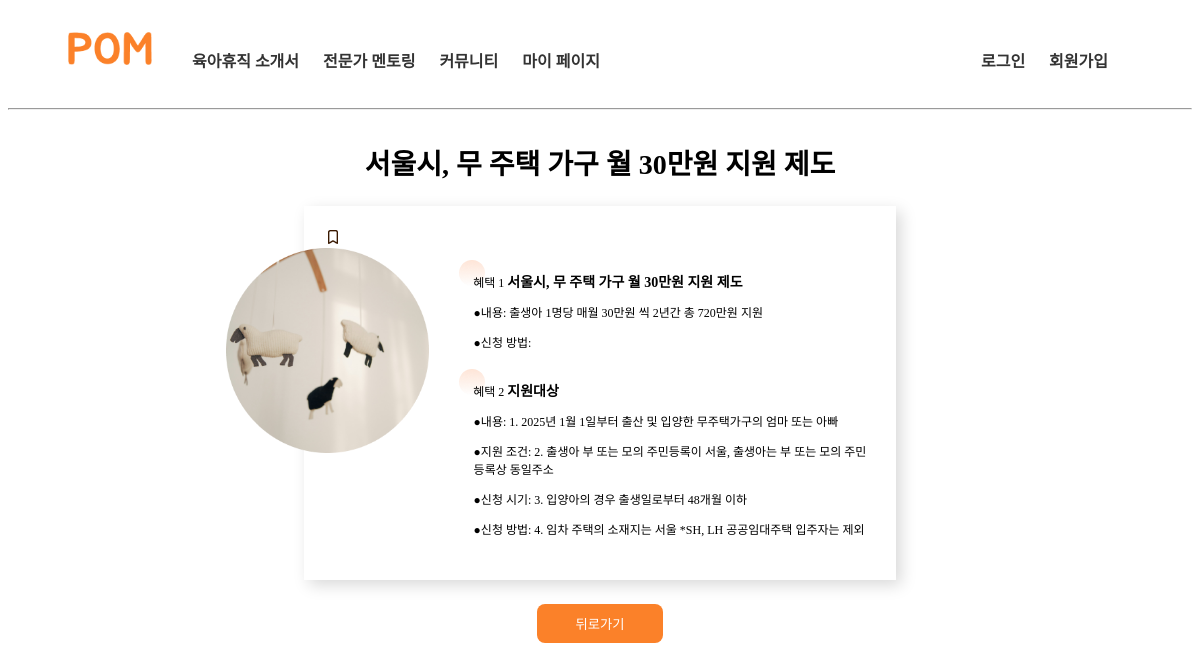
Page /program/policies/2/ on the committed database.
### program/models.py (models this page shows, shortened)
class Policy(models.Model):
    title = models.CharField(max_length=200)
    image = models.ImageField(upload_to='policy_images/', blank=True, null=True) #제도 이미지
    created_at = models.DateTimeField(auto_now_add=True)  #최신 등록순

class Benefit(models.Model):
    policy = models.ForeignKey(Policy, related_name='benefits', on_delete=models.CASCADE)
    title = models.CharField(max_length=200)
    content = models.TextField()
    eligibility = models.TextField(blank=True, null=True)  # 지원 조건
    application_period = models.TextField(blank=True, null=True)  # 신청 시기
    application_method = models.TextField(blank=True, null=True) #신청 방법
    additional_info = models.TextField(blank=True, null=True)  # 기타
    planned_changes = models.TextField(blank=True, null=True) #개편 예정

### program/views.py (the view)
# urls.py: path('policies/<int:policy_id>/', policy_detail, name='policy_detail'),
def policy_detail(request, policy_id):
    policy = get_object_or_404(Policy, id=policy_id)
    is_scrapped = Scrap.objects.filter(user=request.user, policy=policy).exists() if request.user.is_authenticated else False
    return render(request, 'program/policy_detail.html', {'policy': policy, 'is_scrapped': is_scrapped})

### program/templates/program/policy_detail.html (shortened to what this page needs)
    {% load static %}
    <!DOCTYPE html>
    <html lang="en">
    <head>
    <link rel="stylesheet" href="{% static 'css/policy_detail.css' %}"></link>
    </head>
    <body>
        {% include 'program/header.html' %}
    <section>
        <div class="section">
        <div class="sec_header">{{ policy.title }}</div>
        <div class="sec_content">
            {% if is_scrapped %}
            <form method="POST" action="{% url 'program:remove_scrap_policy' policy.id %}">
                {% csrf_token %}
                <button id="scrap" type="submit" name="scrap"> <img src="{% static 'images/scrap2.png' %}" id="scrap_img"></button>
            </form>
            {% else %}
            <form method="POST" action="{% url 'program:add_scrap_policy' policy.id %}">
                <button id="scrap" type="submit" name="scrap" onclick="goBack()"> <img src="{% static 'images/scrap.png' %}" id="scrap_img"></button>
            </form>
            {% endif %}
            <div class="sec_detail">
            <div class="content_img">
                <img src="{% static 'images/policy01.png' %}">
            </div>
            <div class="content_text">
            {% for benefit in policy.benefits.all %}
                <div class="text1">
                <p><img src="{% static 'images/circle.png' %}"><span class="content_title1">혜택 {{ forloop.counter }} </span> <span class="content_title2"> {{ benefit.title }}</span></p>
                <p class="contents">●내용: {{ benefit.content }}</p>
                {% if benefit.eligibility %}
                <p class="contents">●지원 조건: {{ benefit.eligibility }}</p>
                {% endif %}{% if benefit.application_period %}
                <p class="contents">●신청 시기: {{ benefit.application_period }}</p>
                {% endif %}
                <p class="contents">●신청 방법: {{ benefit.application_method }}</p>
                </div>
                    {% endfor %}
            </div>
            </div>
        </div>
        <div class="close">
            <button type="button" id="closeBtn" onclick="goBack()">뒤로가기</button>
        </div>
        </div>
    </section>
    </body>
    </html>

### accounts/static/css/policy_detail.css (style rules this page uses)
* { box-sizing: border-box; }
.section { display: flex; flex-direction: column; align-items: center; }
.sec_header { margin-top: 2vw; font-weight: bold; font-size: 28px; }
.sec_content { width: 50%; padding: 2vw; margin-top: 2vw; box-shadow: 5px 5px 15px #d9d9d9; display: flex; flex-direction: column; align-items: start; }
.content_img { width: 20vw; margin: 0 auto; margin-left: -8.5vw; }
.content_img img { width: 100%; overflow: hidden; object-fit: cover; }
.content_text { margin-left: 2.5vw; }
.text1 { margin-bottom: 1.5vw; }
.content_title1 { margin-left: -1vw; }
.content_title2, .text2 span { font-weight: bold; font-size: 14px; }
.text1 p, .text2 p { font-size: 12px; }
.contents { margin-left: 1.2vw; }
.close { margin-top: 2vw; }
#closeBtn { width: 10.5vw; border-radius: 8px; background: #fb8129; border: none; padding: 10px; color: white; }
.sec_detail { display: flex; flex-direction: row; }
#scrap { border: none; background: none; padding: 0; }
#scrap img { width: 0.8vw; }

### rows in the picture
Policy: title "서울시, 무 주택 가구 월 30만원 지원 제도"
Benefit: title "서울시, 무 주택 가구 월 30만원 지원 제도", content "출생아 1명당 매월 30만원 씩 2년간 총 720만원 지원"
Benefit: title "지원대상", content "1. 2025년 1월 1일부터 출산 및 입양한 무주택가구의 엄마 또는 아빠", eligibility "2. 출생아 부 또는 모의 주민등록이 서울, 출생아는 부 또는 모의 주민등록상 동일주소", application_period "3. 입양아의 경우 출생일로부터 48개월 이하", application_method "4. 임차 주택의 소재지는 서울 *SH, LH 공공임대주택 입주자는 제외"
